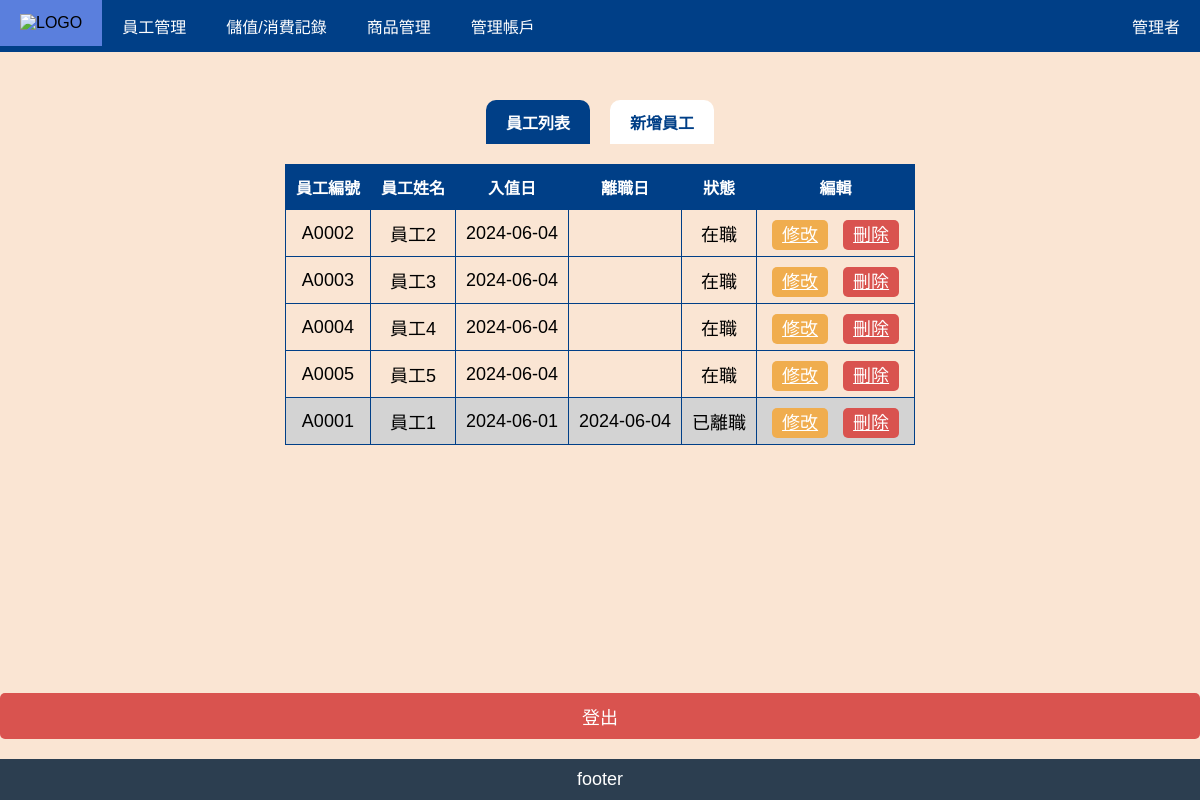
/top_admin.php, run on the app's committed database.
### tables this page shows
CREATE TABLE `a_user` (
  `id` int(11) NOT NULL,
  `a_id` varchar(20) NOT NULL,
  `password` varchar(20) NOT NULL,
  `name` varchar(20) NOT NULL,
  `type` varchar(2) DEFAULT 'u',
  `into_day` date NOT NULL,
  `out_day` date DEFAULT NULL,
  `state` varchar(11) NOT NULL DEFAULT '1'
);

### top_admin.php (the view, shortened to what this page needs)
<!DOCTYPE html>
<html lang="en">
<head>
    <?php
    include("db.php");
    ?>
    <link rel="stylesheet" href="css/styles_admin.css">
</head>
<body onload="generateProductId()">
    <div class="navbar">
        <a href="#"><img src="" alt="LOGO"></a>
        <div>
            <a href="#" onclick="a1()">員工管理</a>
            <a href="#" onclick="a2()">儲值/消費記錄</a>
            <a href="#" onclick="a3()">商品管理</a>
            <a href="#" onclick="a4()">管理帳戶</a>
        </div>
        <a class="profile">管理者</a>
    </div>
    <div class="container">
        <div id="a1" style="display: block;">
            <div class="tab-menu">
                <div class="active" onclick="b1()">員工列表</div>
                <div onclick="b2()">新增員工</div>
            </div>
            <div id="employee-list" class="tab-content active">
                <table>
                    <thead>
                        <tr>
                            <th>員工編號</th>
                            <th>員工姓名</th>
                            <th>入值日</th>
                            <th>離職日</th>
                            <th>狀態</th>
                            <th>編輯</th>
                        </tr>
                    </thead>
                    <tbody>
                    <?php
                        $sql = "SELECT a_id, name, into_day, out_day, state FROM a_user ORDER BY state DESC, a_id";
                        $result = mysqli_query($link, $sql);
                        if (mysqli_num_rows($result) > 0) {
                            while ($row = mysqli_fetch_assoc($result)) {
                                if ($row['a_id'] != 'admin') {
                                    $state = $row['state'] == 1 ? '在職' : '已離職';
                                    $row_class = $row['state'] == 0 ? 'class="row-left"' : '';
                                    echo "<tr $row_class>
                                        <td>{$row['a_id']}</td>
                                        <td>{$row['name']}</td>
                                        <td>{$row['into_day']}</td>
                                        <td>{$row['out_day']}</td>
                                        <td>{$state}</td>
                                        <td>
                                            <a href='edit_auser.php?a_id={$row['a_id']}' class='btn edit'>修改</a>
                                            <a href='delete_auser.php?a_id={$row['a_id']}' class='btn delete' onclick='return confirm(\"確定要刪除這位員工嗎？\");'>刪除</a>
                                        </td>
                                    </tr>";
                                }
                            }
                        } else {
                            echo "<tr><td colspan='6'>沒有資料</td></tr>";
                        }
                        ?>
                    </tbody>
                </table>
            </div>
        </div>
    </div>
    <button class="btn logout" onclick="window.location.href='logout.php'">登出</button>
    <div class="footer">
        footer
    </div>
</body>
</html>

### css/styles.css (style rules this page uses)
body, html { margin: 0; padding: 0; height: 100%; font-family: Arial, sans-serif; background-color: #fae5d3; display: flex; flex-direction: column; justify-content: space-between; }
.container { flex: 1; display: flex; flex-direction: column; align-items: center; justify-content: center; text-align: center; }
.footer { background-color: #2c3e50; color: white; text-align: center; padding: 10px 0; font-size: 18px; }
.navbar { background-color: #003f87; overflow: hidden; }
.navbar a { float: left; display: block; color: white; text-align: center; padding: 14px 20px; text-decoration: none; }
.navbar .profile { float: right; }
.container { flex: 1; display: flex; flex-direction: column; align-items: center; justify-content: center; text-align: center; padding: 20px; }
table { width: 100%; }
td { padding: 10px; font-size: 18px; }

### css/styles_admin.css (style rules this page uses)
body, html { margin: 0; padding: 0; height: 100%; font-family: Arial, sans-serif; background-color: #fae5d3; display: flex; flex-direction: column; justify-content: space-between; }
.container { flex: 1; display: flex; flex-direction: column; align-items: center; justify-content: center; text-align: center; }
.footer { background-color: #2c3e50; color: white; text-align: center; padding: 10px 0; font-size: 18px; }
.navbar { background-color: #003f87; overflow: hidden; }
.navbar a { float: left; display: block; color: white; text-align: center; padding: 14px 20px; text-decoration: none; }
.navbar .profile { float: right; }
.tab-content { display: none; }
.tab-content.active { display: block; }
.tab-menu { display: flex; justify-content: center; margin-bottom: 20px; }
.tab-menu div { margin: 0 10px; padding: 10px 20px; cursor: pointer; border-radius: 10px 10px 0 0; background-color: #fff; color: #003f87; font-weight: bold; }
.tab-menu div.active { background-color: #003f87; color: #fff; }
table { width: 100%; border-collapse: collapse; margin: 20px 0; }
table, th, td { border: 1px solid #003f87; }
th, td { padding: 10px; text-align: center; }
th { background-color: #003f87; color: white; }
.btn { padding: 5px 10px; margin: 5px; border: none; border-radius: 5px; cursor: pointer; }
.btn.edit { background-color: #f0ad4e; color: white; }
.btn.delete { background-color: #d9534f; color: white; }
.btn.logout { background-color: #d9534f; color: white; border: none; padding: 10px 20px; font-size: 18px; border-radius: 5px; cursor: pointer; margin: 20px 0; }

### top_admin.php (style rules this page uses)
body, html { margin: 0; padding: 0; height: 100%; font-family: Arial, sans-serif; background-color: #fae5d3; display: flex; flex-direction: column; justify-content: flex-start; }
.navbar { background-color: #003f87; overflow: hidden; width: 100%; position: fixed; top: 0; left: 0; z-index: 1000; }
.navbar a { float: left; display: block; color: white; text-align: center; padding: 14px 20px; text-decoration: none; }
.navbar .profile { float: right; }
.container { flex: 1; display: flex; flex-direction: column; align-items: center; justify-content: flex-start; text-align: center; padding-top: 100px; }
.footer { background-color: #2c3e50; color: white; text-align: center; padding: 10px 0; font-size: 18px; }
.tab-content { display: none; }
.tab-content.active { display: block; }
.tab-menu { display: flex; justify-content: center; margin-bottom: 20px; }
.tab-menu div { margin: 0 10px; padding: 10px 20px; cursor: pointer; border-radius: 10px 10px 0 0; background-color: #fff; color: #003f87; font-weight: bold; }
.tab-menu div.active { background-color: #003f87; color: #fff; }
table { width: 100%; border-collapse: collapse; margin: 20px 0; }
table, th, td { border: 1px solid #003f87; }
th, td { padding: 10px; text-align: center; }
th { background-color: #003f87; color: white; }
.btn { padding: 5px 10px; margin: 5px; border: none; border-radius: 5px; cursor: pointer; }
.btn.edit { background-color: #f0ad4e; color: white; }
.btn.delete { background-color: #d9534f; color: white; }
.btn.logout { background-color: #d9534f; color: white; border: none; padding: 10px 20px; font-size: 18px; border-radius: 5px; cursor: pointer; margin: 20px 0; }
.row-left { background-color: #d3d3d3; }

### data on the page
a_user: a "A0002", name "員工2", into_day "2024-06-04", state "在職"
a_user: a "A0003", name "員工3", into_day "2024-06-04", state "在職"
a_user: a "A0004", name "員工4", into_day "2024-06-04", state "在職"
a_user: a "A0005", name "員工5", into_day "2024-06-04", state "在職"
a_user: a "A0001", name "員工1", into_day "2024-06-01", out_day "2024-06-04", state "已離職"
